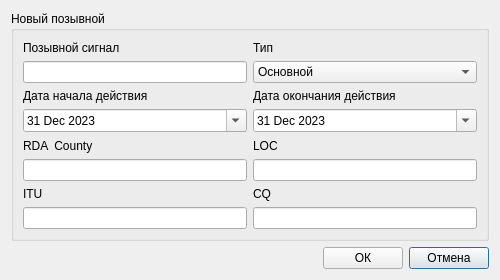
<?xml version="1.0" encoding="UTF-8"?>
<ui version="4.0">
 <class>Addcallsign</class>
 <widget class="QDialog" name="Addcallsign">
  <property name="geometry">
   <rect>
    <x>0</x>
    <y>0</y>
    <width>500</width>
    <height>280</height>
   </rect>
  </property>
  <property name="minimumSize">
   <size>
    <width>500</width>
    <height>280</height>
   </size>
  </property>
  <property name="maximumSize">
   <size>
    <width>500</width>
    <height>280</height>
   </size>
  </property>
  <property name="windowTitle">
   <string>Добавление позывного</string>
  </property>
  <property name="windowIcon">
   <iconset resource="resources.qrc">
    <normaloff>:/resources/images/logo_mini.svg</normaloff>:/resources/images/logo_mini.svg</iconset>
  </property>
  <layout class="QGridLayout" name="gridLayout">
   <item row="12" column="2">
    <widget class="QPushButton" name="CnlCallsignBtn">
     <property name="text">
      <string>Отмена</string>
     </property>
    </widget>
   </item>
   <item row="12" column="1">
    <widget class="QPushButton" name="OkCallsignBtn">
     <property name="text">
      <string>ОК</string>
     </property>
    </widget>
   </item>
   <item row="12" column="0">
    <spacer name="horizontalSpacer">
     <property name="orientation">
      <enum>Qt::Orientation::Horizontal</enum>
     </property>
     <property name="sizeHint" stdset="0">
      <size>
       <width>40</width>
       <height>20</height>
      </size>
     </property>
    </spacer>
   </item>
   <item row="1" column="0" colspan="3">
    <widget class="QGroupBox" name="groupBox">
     <property name="title">
      <string>Новый позывной </string>
     </property>
     <layout class="QGridLayout" name="gridLayout_2">
      <item row="0" column="1">
       <widget class="QLabel" name="label_2">
        <property name="text">
         <string>Тип</string>
        </property>
       </widget>
      </item>
      <item row="6" column="1">
       <widget class="QLineEdit" name="addLOC">
        <property name="toolTip">
         <string>&lt;html&gt;&lt;head/&gt;&lt;body&gt;&lt;p&gt;QTH-локатор - система приближённого указания местоположения объекта на поверхности Земли, принятая в любительской радиосвязи.&lt;/p&gt;&lt;/body&gt;&lt;/html&gt;</string>
        </property>
       </widget>
      </item>
      <item row="13" column="0">
       <widget class="QLineEdit" name="addITU"/>
      </item>
      <item row="5" column="0">
       <widget class="QLabel" name="label_5">
        <property name="text">
         <string>RDA  County</string>
        </property>
       </widget>
      </item>
      <item row="4" column="1">
       <widget class="QDateEdit" name="validity_stop">
        <property name="toolTip">
         <string>Дата прекращение действия позывного</string>
        </property>
        <property name="dateTime">
         <datetime>
          <hour>9</hour>
          <minute>0</minute>
          <second>0</second>
          <year>2023</year>
          <month>12</month>
          <day>31</day>
         </datetime>
        </property>
        <property name="calendarPopup">
         <bool>true</bool>
        </property>
       </widget>
      </item>
      <item row="3" column="1">
       <widget class="QLabel" name="label_4">
        <property name="text">
         <string>Дата окончания действия</string>
        </property>
       </widget>
      </item>
      <item row="13" column="1">
       <widget class="QLineEdit" name="addCQ"/>
      </item>
      <item row="6" column="0">
       <widget class="QLineEdit" name="addRDA">
        <property name="toolTip">
         <string>&lt;html&gt;&lt;head/&gt;&lt;body&gt;&lt;p align=&quot;justify&quot;&gt;Уникальный номер RDA, состоящий из сокращенного названия Области, применяемого в Russian DX Contest rdxc.org и двухзначного числа&lt;/p&gt;&lt;/body&gt;&lt;/html&gt;</string>
        </property>
       </widget>
      </item>
      <item row="3" column="0">
       <widget class="QLabel" name="label_3">
        <property name="text">
         <string>Дата начала действия</string>
        </property>
       </widget>
      </item>
      <item row="5" column="1">
       <widget class="QLabel" name="label_6">
        <property name="text">
         <string>LOC</string>
        </property>
       </widget>
      </item>
      <item row="2" column="0">
       <widget class="QLineEdit" name="addCallsignEdit">
        <property name="toolTip">
         <string>&lt;!DOCTYPE HTML PUBLIC &quot;-//W3C//DTD HTML 4.0//EN&quot; &quot;http://www.w3.org/TR/REC-html40/strict.dtd&quot;&gt;
&lt;html&gt;&lt;head&gt;&lt;meta name=&quot;qrichtext&quot; content=&quot;1&quot; /&gt;&lt;meta charset=&quot;utf-8&quot; /&gt;&lt;style type=&quot;text/css&quot;&gt;
p, li { white-space: pre-wrap; }
hr { height: 1px; border-width: 0; }
li.unchecked::marker { content: &quot;\2610&quot;; }
li.checked::marker { content: &quot;\2612&quot;; }
&lt;/style&gt;&lt;/head&gt;&lt;body style=&quot; font-family:'Segoe UI'; font-size:9pt; font-weight:400; font-style:normal;&quot;&gt;
&lt;p style=&quot; margin-top:12px; margin-bottom:12px; margin-left:0px; margin-right:0px; -qt-block-indent:0; text-indent:0px;&quot;&gt;Необходимо заполнить «Позывной»&lt;/p&gt;&lt;/body&gt;&lt;/html&gt;</string>
        </property>
       </widget>
      </item>
      <item row="2" column="1">
       <widget class="QComboBox" name="addCallsignType">
        <property name="toolTip">
         <string>&lt;!DOCTYPE HTML PUBLIC &quot;-//W3C//DTD HTML 4.0//EN&quot; &quot;http://www.w3.org/TR/REC-html40/strict.dtd&quot;&gt;
&lt;html&gt;&lt;head&gt;&lt;meta name=&quot;qrichtext&quot; content=&quot;1&quot; /&gt;&lt;meta charset=&quot;utf-8&quot; /&gt;&lt;style type=&quot;text/css&quot;&gt;
p, li { white-space: pre-wrap; }
hr { height: 1px; border-width: 0; }
li.unchecked::marker { content: &quot;\2610&quot;; }
li.checked::marker { content: &quot;\2612&quot;; }
&lt;/style&gt;&lt;/head&gt;&lt;body style=&quot; font-family:'Segoe UI'; font-size:9pt; font-weight:400; font-style:normal;&quot;&gt;
&lt;p style=&quot; margin-top:12px; margin-bottom:12px; margin-left:0px; margin-right:0px; -qt-block-indent:0; text-indent:0px;&quot;&gt;Основной, коллективный или специальный: К основным или к специальным позывным, относятся позывные которые были выданы государственным органом. &lt;br /&gt;Пример: R1XXX или R2024K. &lt;/p&gt;
&lt;p style=&quot; margin-top:12px; margin-bottom:12px; margin-left:0px; margin-right:0px; -qt-block-indent:0; text-indent:0px;&quot;&gt;Дополнительный: К дополнительным сигналам относятся основные позывные с дробью, перед добавлением, добавьте основной позывной. Пример: R1XXX/P или 7Z/R1XXX/QRP.&lt;/p&gt;&lt;/body&gt;&lt;/html&gt;</string>
        </property>
        <property name="toolTipDuration">
         <number>-1</number>
        </property>
        <item>
         <property name="text">
          <string>Основной</string>
         </property>
        </item>
        <item>
         <property name="text">
          <string>Дополнительный</string>
         </property>
        </item>
        <item>
         <property name="text">
          <string>Специальный</string>
         </property>
        </item>
       </widget>
      </item>
      <item row="4" column="0">
       <widget class="QDateEdit" name="validity_start">
        <property name="toolTip">
         <string>Дата присвоения позывного</string>
        </property>
        <property name="dateTime">
         <datetime>
          <hour>9</hour>
          <minute>0</minute>
          <second>0</second>
          <year>2023</year>
          <month>12</month>
          <day>31</day>
         </datetime>
        </property>
        <property name="calendarPopup">
         <bool>true</bool>
        </property>
       </widget>
      </item>
      <item row="12" column="0">
       <widget class="QLabel" name="label_7">
        <property name="text">
         <string>ITU</string>
        </property>
       </widget>
      </item>
      <item row="0" column="0">
       <widget class="QLabel" name="label">
        <property name="text">
         <string>Позывной сигнал</string>
        </property>
       </widget>
      </item>
      <item row="12" column="1">
       <widget class="QLabel" name="label_8">
        <property name="text">
         <string>CQ</string>
        </property>
       </widget>
      </item>
     </layout>
    </widget>
   </item>
  </layout>
 </widget>
 <resources>
  <include location="resources.qrc"/>
 </resources>
 <connections/>
</ui>
